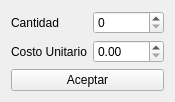
<?xml version="1.0" encoding="UTF-8"?>
<ui version="4.0">
 <class>ui_cantidad</class>
 <widget class="QWidget" name="ui_cantidad">
  <property name="geometry">
   <rect>
    <x>0</x>
    <y>0</y>
    <width>168</width>
    <height>99</height>
   </rect>
  </property>
  <property name="windowTitle">
   <string>Form</string>
  </property>
  <layout class="QGridLayout" name="gridLayout_2">
   <item row="0" column="0">
    <layout class="QGridLayout" name="gridLayout">
     <item row="0" column="0">
      <widget class="QLabel" name="label">
       <property name="text">
        <string>Cantidad</string>
       </property>
      </widget>
     </item>
     <item row="0" column="1">
      <widget class="QSpinBox" name="spinBox_cantidad"/>
     </item>
     <item row="1" column="0">
      <widget class="QLabel" name="label_2">
       <property name="text">
        <string>Costo Unitario</string>
       </property>
      </widget>
     </item>
     <item row="1" column="1">
      <widget class="QDoubleSpinBox" name="doubleSpinBox_costo">
       <property name="maximum">
        <double>9999.000000000000000</double>
       </property>
      </widget>
     </item>
     <item row="2" column="0" colspan="2">
      <widget class="QPushButton" name="pushButton_aceptar">
       <property name="text">
        <string>Aceptar</string>
       </property>
      </widget>
     </item>
    </layout>
   </item>
  </layout>
 </widget>
 <resources/>
 <connections/>
</ui>
